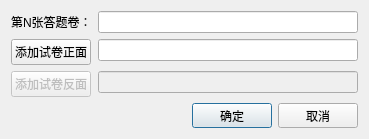
<?xml version="1.0" encoding="UTF-8"?>
<ui version="4.0">
 <class>AddPageDlg</class>
 <widget class="QDialog" name="AddPageDlg">
  <property name="geometry">
   <rect>
    <x>0</x>
    <y>0</y>
    <width>369</width>
    <height>129</height>
   </rect>
  </property>
  <property name="sizePolicy">
   <sizepolicy hsizetype="Fixed" vsizetype="Fixed">
    <horstretch>0</horstretch>
    <verstretch>0</verstretch>
   </sizepolicy>
  </property>
  <property name="windowTitle">
   <string>添加答题卷</string>
  </property>
  <layout class="QGridLayout" name="gridLayout">
   <item row="1" column="0">
    <spacer name="horizontalSpacer">
     <property name="orientation">
      <enum>Qt::Horizontal</enum>
     </property>
     <property name="sizeHint" stdset="0">
      <size>
       <width>88</width>
       <height>17</height>
      </size>
     </property>
    </spacer>
   </item>
   <item row="1" column="1">
    <widget class="QPushButton" name="okBtn">
     <property name="minimumSize">
      <size>
       <width>0</width>
       <height>25</height>
      </size>
     </property>
     <property name="text">
      <string>确定</string>
     </property>
    </widget>
   </item>
   <item row="1" column="2">
    <widget class="QPushButton" name="cancelBtn">
     <property name="minimumSize">
      <size>
       <width>0</width>
       <height>25</height>
      </size>
     </property>
     <property name="text">
      <string>取消</string>
     </property>
    </widget>
   </item>
   <item row="0" column="0" colspan="3">
    <layout class="QFormLayout" name="formLayout">
     <item row="0" column="0">
      <widget class="QLabel" name="label">
       <property name="text">
        <string>第N张答题卷：</string>
       </property>
      </widget>
     </item>
     <item row="0" column="1">
      <widget class="QLineEdit" name="numEdit"/>
     </item>
     <item row="1" column="0">
      <widget class="QPushButton" name="addFrontPageBtn">
       <property name="text">
        <string>添加试卷正面</string>
       </property>
      </widget>
     </item>
     <item row="1" column="1">
      <widget class="QLineEdit" name="pathEdit">
       <property name="readOnly">
        <bool>true</bool>
       </property>
      </widget>
     </item>
     <item row="2" column="0">
      <widget class="QPushButton" name="addBackPageBtn">
       <property name="enabled">
        <bool>false</bool>
       </property>
       <property name="text">
        <string>添加试卷反面</string>
       </property>
      </widget>
     </item>
     <item row="2" column="1">
      <widget class="QLineEdit" name="backPathEdit">
       <property name="enabled">
        <bool>false</bool>
       </property>
      </widget>
     </item>
    </layout>
   </item>
  </layout>
 </widget>
 <layoutdefault spacing="6" margin="11"/>
 <resources/>
 <connections/>
</ui>
